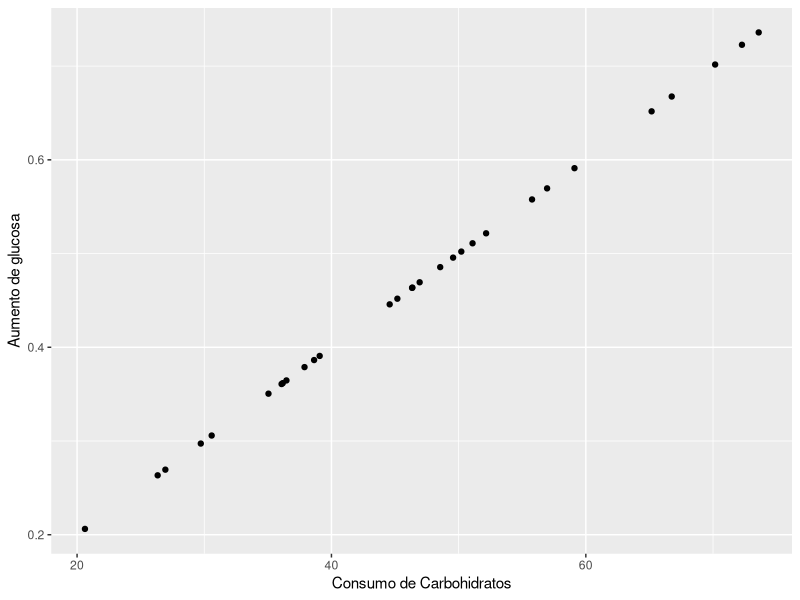

Write R code to recreate this figure.
## ---- chunk 1
library(ggplot2)
con<- rnorm(30,45,15)#consumo de carbohidratos
glu<- (con*0.01)#Aumento de glucosa
qplot(con, glu, xlab = "Consumo de Carbohidratos", 
      ylab = "Aumento de glucosa" )
## ---- chunk 2
transitions = c("cube", "page", "concave", "zoom", "linear", "fade", "none", "default")
names(transitions) = gsub("^([a-z])", "\\U\\1", transitions, perl = TRUE)
x = sprintf("[%s](?transition=%s#/transitions)", names(transitions), transitions)
cat(paste(x, collapse = ' - '))
## ---- chunk 3
themes = c("sky", "beige", "simple", "serif", "night", "default", "solarized", "moon")
names(themes) = gsub("^([a-z])", "\\U\\1", themes, perl = TRUE)
x = sprintf("[%s](?theme=%s#/themes)", names(themes), themes)
cat(paste(x, collapse = ' - '))
